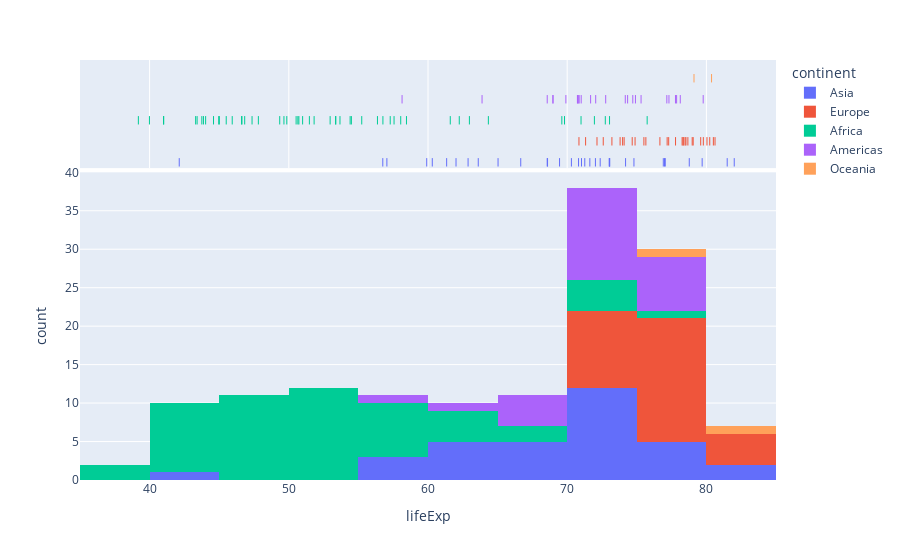

Notebook code for this chart:
### Code cell
px.histogram(data_frame=df,x="lifeExp",hover_name='country',color='continent',marginal='rug')

### Figure 1 — Plotly figure (JSON) as saved in the notebook; plotly's stock layout.template omitted (floating-point values rounded to 4 significant figures)
{"data": [{"alignmentgroup": "True", "bingroup": "x", "hovertemplate": "continent=Asia<br>lifeExp=%{x}<br>count=%{y}<extra></extra>", "legendgroup": "Asia", "marker": {"color": "#636efa", "pattern": {"shape": ""}}, "name": "Asia", "offsetgroup": "Asia", "orientation": "v", "showlegend": true, "type": "histogram", "x": [42.13, 74.8, 62.01, 56.75, 72.03, 81.5, 62.88, 68.59, 69.45, 57.05, 79.7, 82, 71.26, 66.66, 77.05, 76.9, 71.03, 73.04, 65.03, 59.91, 61.34, 74.19, 63.61, 70.3, 71.63, 78.77, 70.81, 73.05, 76.99, 68.56, 73.02, 72.37, 60.31], "xaxis": "x", "yaxis": "y"}, {"alignmentgroup": "True", "boxpoints": "all", "fillcolor": "rgba(255,255,255,0)", "hoveron": "points", "hovertemplate": "<b>%{hovertext}</b><br><br>continent=Asia<br>lifeExp=%{x}<extra></extra>", "hovertext": ["Afghanistan", "Bahrain", "Bangladesh", "Cambodia", "China", "Hong Kong, China", "India", "Indonesia", "Iran", "Iraq", "Israel", "Japan", "Jordan", "Korea, Dem. Rep.", "Korea, Rep.", "Kuwait", "Lebanon", "Malaysia", "Mongolia", "Myanmar", "Nepal", "Oman", "Pakistan", "Philippines", "Saudi Arabia", "Singapore", "Sri Lanka", "Syria", "Taiwan", "Thailand", "Vietnam", "West Bank and Gaza", "Yemen, Rep."], "jitter": 0, "legendgroup": "Asia", "line": {"color": "rgba(255,255,255,0)"}, "marker": {"color": "#636efa", "symbol": "line-ns-open"}, "name": "Asia", "offsetgroup": "Asia", "showlegend": false, "type": "box", "x": [42.13, 74.8, 62.01, 56.75, 72.03, 81.5, 62.88, 68.59, 69.45, 57.05, 79.7, 82, 71.26, 66.66, 77.05, 76.9, 71.03, 73.04, 65.03, 59.91, 61.34, 74.19, 63.61, 70.3, 71.63, 78.77, 70.81, 73.05, 76.99, 68.56, 73.02, 72.37, 60.31], "xaxis": "x2", "yaxis": "y2"}, {"alignmentgroup": "True", "bingroup": "x", "hovertemplate": "continent=Europe<br>lifeExp=%{x}<br>count=%{y}<extra></extra>", "legendgroup": "Europe", "marker": {"color": "#EF553B", "pattern": {"shape": ""}}, "name": "Europe", "offsetgroup": "Europe", "orientation": "v", "showlegend": true, "type": "histogram", "x": [75.65, 78.98, 78.32, 74.09, 72.14, 74.88, 75.51, 77.18, 78.37, 79.59, 78.67, 78.26, 72.59, 80.5, 77.78, 80.24, 73.98, 78.53, 79.05, 74.67, 77.29, 71.32, 73.21, 73.8, 76.66, 79.78, 80.04, 80.62, 70.84, 78.47], "xaxis": "x", "yaxis": "y"}, {"alignmentgroup": "True", "boxpoints": "all", "fillcolor": "rgba(255,255,255,0)", "hoveron": "points", "hovertemplate": "<b>%{hovertext}</b><br><br>continent=Europe<br>lifeExp=%{x}<extra></extra>", "hovertext": ["Albania", "Austria", "Belgium", "Bosnia and Herzegovina", "Bulgaria", "Croatia", "Czech Republic", "Denmark", "Finland", "France", "Germany", "Greece", "Hungary", "Iceland", "Ireland", "Italy", "Montenegro", "Netherlands", "Norway", "Poland", "Portugal", "Romania", "Serbia", "Slovak Republic", "Slovenia", "Spain", "Sweden", "Switzerland", "Turkey", "United Kingdom"], "jitter": 0, "legendgroup": "Europe", "line": {"color": "rgba(255,255,255,0)"}, "marker": {"color": "#EF553B", "symbol": "line-ns-open"}, "name": "Europe", "offsetgroup": "Europe", "showlegend": false, "type": "box", "x": [75.65, 78.98, 78.32, 74.09, 72.14, 74.88, 75.51, 77.18, 78.37, 79.59, 78.67, 78.26, 72.59, 80.5, 77.78, 80.24, 73.98, 78.53, 79.05, 74.67, 77.29, 71.32, 73.21, 73.8, 76.66, 79.78, 80.04, 80.62, 70.84, 78.47], "xaxis": "x2", "yaxis": "y2"}, {"alignmentgroup": "True", "bingroup": "x", "hovertemplate": "continent=Africa<br>lifeExp=%{x}<br>count=%{y}<extra></extra>", "legendgroup": "Africa", "marker": {"color": "#00cc96", "pattern": {"shape": ""}}, "name": "Africa", "offsetgroup": "Africa", "orientation": "v", "showlegend": true, "type": "histogram", "x": [70.99, 41.0, 54.41, 46.63, 50.65, 47.36, 49.86, 43.31, 50.52, 62.97, 44.97, 52.97, 46.83, 53.37, 69.81, 49.35, 55.24, 50.73, 56.76, 58.04, 58.45, 53.68, 45.5, 50.99, 44.59, 43.75, 72.74, 57.29, 45.01, 51.82, 62.25, 71.95, 69.61, 44.03, 51.48, 54.5, 46.61, 75.74, 43.41, 64.34, 61.6, 41.01, 45.94, 53.37, 56.37, 43.87, 49.65, 57.56, 73.04, 47.81, 39.19, 39.99], "xaxis": "x", "yaxis": "y"}, {"alignmentgroup": "True", "boxpoints": "all", "fillcolor": "rgba(255,255,255,0)", "hoveron": "points", "hovertemplate": "<b>%{hovertext}</b><br><br>continent=Africa<br>lifeExp=%{x}<extra></extra>", "hovertext": ["Algeria", "Angola", "Benin", "Botswana", "Burkina Faso", "Burundi", "Cameroon", "Central African Republic", "Chad", "Comoros", "Congo, Dem. Rep.", "Congo, Rep.", "Cote d'Ivoire", "Djibouti", "Egypt", "Equatorial Guinea", "Eritrea", "Ethiopia", "Gabon", "Gambia", "Ghana", "Guinea", "Guinea-Bissau", "Kenya", "Lesotho", "Liberia", "Libya", "Madagascar", "Malawi", "Mali", "Mauritania", "Mauritius", "Morocco", "Mozambique", "Namibia", "Niger", "Nigeria", "Reunion", "Rwanda", "Sao Tome and Principe", "Senegal", "Sierra Leone", "Somalia", "South Africa", "Sudan", "Swaziland", "Tanzania", "Togo", "Tunisia", "Uganda", "Zambia", "Zimbabwe"], "jitter": 0, "legendgroup": "Africa", "line": {"color": "rgba(255,255,255,0)"}, "marker": {"color": "#00cc96", "symbol": "line-ns-open"}, "name": "Africa", "offsetgroup": "Africa", "showlegend": false, "type": "box", "x": [70.99, 41.0, 54.41, 46.63, 50.65, 47.36, 49.86, 43.31, 50.52, 62.97, 44.97, 52.97, 46.83, 53.37, 69.81, 49.35, 55.24, 50.73, 56.76, 58.04, 58.45, 53.68, 45.5, 50.99, 44.59, 43.75, 72.74, 57.29, 45.01, 51.82, 62.25, 71.95, 69.61, 44.03, 51.48, 54.5, 46.61, 75.74, 43.41, 64.34, 61.6, 41.01, 45.94, 53.37, 56.37, 43.87, 49.65, 57.56, 73.04, 47.81, 39.19, 39.99], "xaxis": "x2", "yaxis": "y2"}, {"alignmentgroup": "True", "bingroup": "x", "hovertemplate": "continent=Americas<br>lifeExp=%{x}<br>count=%{y}<extra></extra>", "legendgroup": "Americas", "marker": {"color": "#ab63fa", "pattern": {"shape": ""}}, "name": "Americas", "offsetgroup": "Americas", "orientation": "v", "showlegend": true, "type": "histogram", "x": [74.34, 63.88, 71.01, 79.77, 77.86, 71.68, 78.12, 77.16, 70.85, 74.17, 70.73, 68.98, 58.14, 68.56, 72.05, 74.9, 70.84, 74.71, 70.75, 69.91, 77.78, 68.98, 77.31, 75.31, 72.77], "xaxis": "x", "yaxis": "y"}, {"alignmentgroup": "True", "boxpoints": "all", "fillcolor": "rgba(255,255,255,0)", "hoveron": "points", "hovertemplate": "<b>%{hovertext}</b><br><br>continent=Americas<br>lifeExp=%{x}<extra></extra>", "hovertext": ["Argentina", "Bolivia", "Brazil", "Canada", "Chile", "Colombia", "Costa Rica", "Cuba", "Dominican Republic", "Ecuador", "El Salvador", "Guatemala", "Haiti", "Honduras", "Jamaica", "Mexico", "Nicaragua", "Panama", "Paraguay", "Peru", "Puerto Rico", "Trinidad and Tobago", "United States", "Uruguay", "Venezuela"], "jitter": 0, "legendgroup": "Americas", "line": {"color": "rgba(255,255,255,0)"}, "marker": {"color": "#ab63fa", "symbol": "line-ns-open"}, "name": "Americas", "offsetgroup": "Americas", "showlegend": false, "type": "box", "x": [74.34, 63.88, 71.01, 79.77, 77.86, 71.68, 78.12, 77.16, 70.85, 74.17, 70.73, 68.98, 58.14, 68.56, 72.05, 74.9, 70.84, 74.71, 70.75, 69.91, 77.78, 68.98, 77.31, 75.31, 72.77], "xaxis": "x2", "yaxis": "y2"}, {"alignmentgroup": "True", "bingroup": "x", "hovertemplate": "continent=Oceania<br>lifeExp=%{x}<br>count=%{y}<extra></extra>", "legendgroup": "Oceania", "marker": {"color": "#FFA15A", "pattern": {"shape": ""}}, "name": "Oceania", "offsetgroup": "Oceania", "orientation": "v", "showlegend": true, "type": "histogram", "x": [80.37, 79.11], "xaxis": "x", "yaxis": "y"}, {"alignmentgroup": "True", "boxpoints": "all", "fillcolor": "rgba(255,255,255,0)", "hoveron": "points", "hovertemplate": "<b>%{hovertext}</b><br><br>continent=Oceania<br>lifeExp=%{x}<extra></extra>", "hovertext": ["Australia", "New Zealand"], "jitter": 0, "legendgroup": "Oceania", "line": {"color": "rgba(255,255,255,0)"}, "marker": {"color": "#FFA15A", "symbol": "line-ns-open"}, "name": "Oceania", "offsetgroup": "Oceania", "showlegend": false, "type": "box", "x": [80.37, 79.11], "xaxis": "x2", "yaxis": "y2"}], "layout": {"barmode": "relative", "legend": {"title": {"text": "continent"}, "tracegroupgap": 0}, "margin": {"t": 60}, "xaxis": {"anchor": "y", "domain": [0, 1], "title": {"text": "lifeExp"}}, "xaxis2": {"anchor": "y2", "domain": [0, 1], "matches": "x", "showgrid": true, "showticklabels": false}, "yaxis": {"anchor": "x", "domain": [0, 0.7326], "title": {"text": "count"}}, "yaxis2": {"anchor": "x2", "domain": [0.7426, 1], "matches": "y2", "showgrid": false, "showline": false, "showticklabels": false, "ticks": ""}}}
